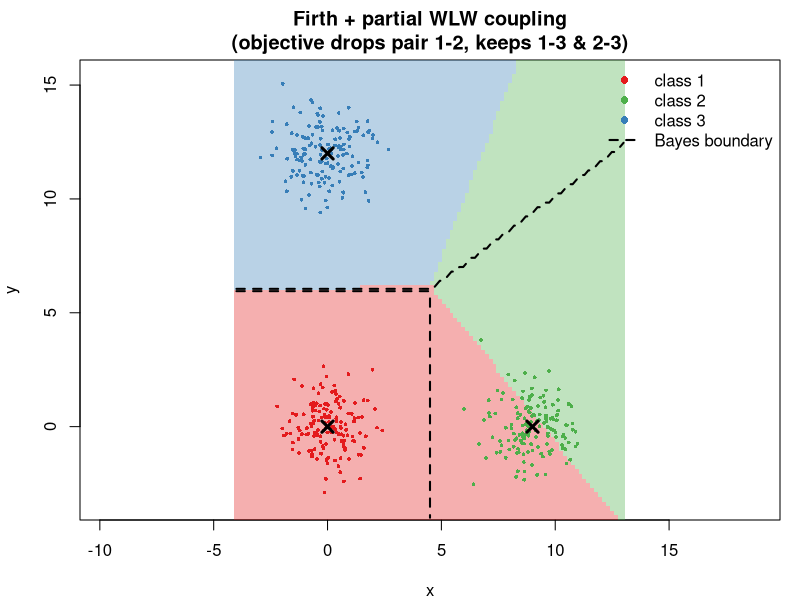
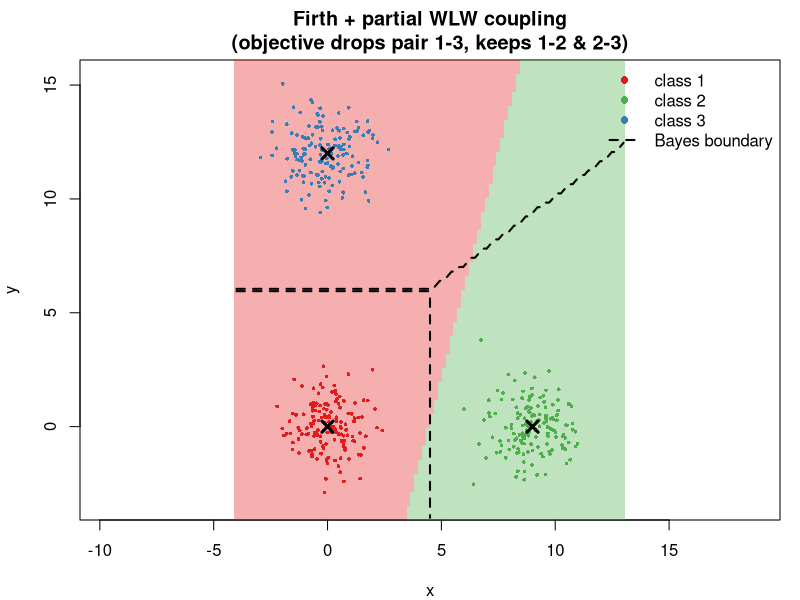
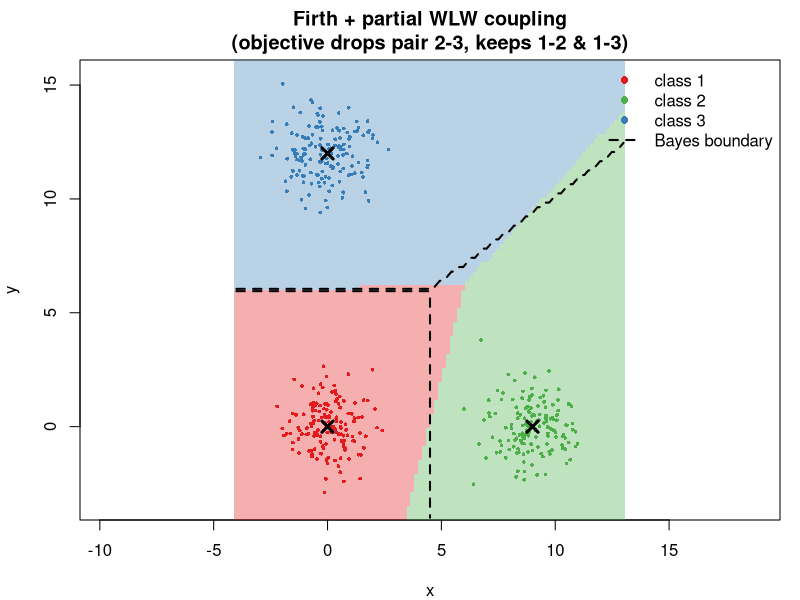
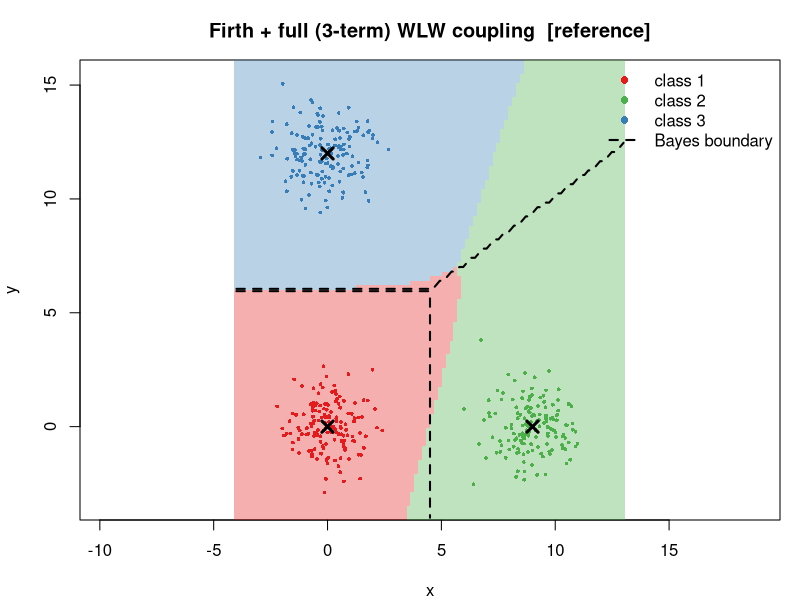

These charts were generated, in order, by the following R code:
# Firth logistic regression + PARTIAL Wu-Lin-Weng coupling.
#
# Same 3-class setup as three_class_firth_coupling.R (self-contained here):
# bivariate Normal classes, identity covariance, means forming a 9-12-15
# right triangle (right angle at class 1), with a pairwise Firth logistic
# fit for each of the 3 class pairs.
#
# The full WLW (2004) coupling finds p minimizing the least-squares
# objective built from ALL THREE pairwise terms:
#     L(p) = sum_{i<j} (r_ji*p_i - r_ij*p_j)^2      over (1,2), (1,3), (2,3)
#
# Here we instead build the objective from only TWO of those three terms
# -- "partial" coupling -- dropping one pairwise comparison entirely from
# the optimization (though all 3 Firth models are still fit; the dropped
# pair's classifier just never enters the coupling objective). There are
# 3 ways to pick 2 of 3 terms, i.e. 3 ways to choose which pair to drop:
#     drop (1,2): keep (1,3) and (2,3)
#     drop (1,3): keep (1,2) and (2,3)
#     drop (2,3): keep (1,2) and (1,3)
# We solve all three with the same fixed-point iteration WLW uses (it's a
# general quadratic-minimization-on-the-simplex solver; it doesn't care how
# Q was built), plot argmax decision regions for each, and overlay the true
# Bayes boundary plus the full (3-term) WLW result for reference.

set.seed(1)

## ---- 1. Class means: right triangle with sides 9, 12, 15 ------------------
mu1 <- c(0, 0)
mu2 <- c(9, 0)
mu3 <- c(0, 12)   # right angle at mu1; |mu2-mu3| = sqrt(9^2+12^2) = 15
means <- rbind(mu1, mu2, mu3)
rownames(means) <- paste0("class", 1:3)

## ---- 2. Sample data ---------------------------------------------------------
n <- 150   # points per class
sample_class <- function(mu, n) cbind(x = rnorm(n, mu[1], 1), y = rnorm(n, mu[2], 1))
X1 <- sample_class(mu1, n); X2 <- sample_class(mu2, n); X3 <- sample_class(mu3, n)
dat <- data.frame(
  x = c(X1[, 1], X2[, 1], X3[, 1]),
  y = c(X1[, 2], X2[, 2], X3[, 2]),
  class = factor(rep(1:3, each = n))
)

## ---- 3. Firth logistic regression (multi-dim design matrix) ---------------
firth_logistic <- function(X, y, tol = 1e-8, max_iter = 50) {
  X <- cbind(Intercept = 1, X)
  beta <- rep(0, ncol(X))
  for (i in 1:max_iter) {
    eta  <- as.vector(X %*% beta)
    p_i  <- plogis(eta)
    W    <- p_i * (1 - p_i)
    XtWX <- t(X) %*% (X * W)
    XtWX_inv <- solve(XtWX)
    h <- W * rowSums((X %*% XtWX_inv) * X)
    U_star <- t(X) %*% (y - p_i + h * (0.5 - p_i))
    step <- as.vector(XtWX_inv %*% U_star)
    beta <- beta + step
    if (max(abs(step)) < tol) break
  }
  list(beta = beta, n_iter = i)
}
## Raw linear score (log-odds of hi over lo), at full precision -- this is
## what predict_firth() below exponentiates via plogis(). Keeping it around
## unsaturated is what the partial-coupling closed form needs (see the note
## by wlw_partial below).
predict_firth_eta <- function(fit, Xnew) as.vector(cbind(1, Xnew) %*% fit$beta)
predict_firth <- function(fit, Xnew) plogis(predict_firth_eta(fit, Xnew))

## ---- 4. Fit one Firth model per class pair ---------------------------------
pairs <- combn(3, 2, simplify = FALSE)   # (1,2) (1,3) (2,3)
pair_fits <- list()
for (pr in pairs) {
  lo <- pr[1]; hi <- pr[2]
  sub <- dat[dat$class %in% c(lo, hi), ]
  Xp <- as.matrix(sub[, c("x", "y")])
  yp <- as.integer(sub$class == hi)
  fit <- firth_logistic(Xp, yp)
  pair_fits[[paste0(lo, "_", hi)]] <- fit
  cat(sprintf("Firth pair (%d,%d): beta = (%.4f, %.4f, %.4f), iters = %d\n",
              lo, hi, fit$beta[1], fit$beta[2], fit$beta[3], fit$n_iter))
}
cat("\n")

## Signed log-odds of class a over class b (a != b, either order) --
## positive favors a. Never saturates, unlike plogis() of this quantity.
log_odds <- function(a, b, Xnew) {
  lo <- min(a, b); hi <- max(a, b)
  fit <- pair_fits[[paste0(lo, "_", hi)]]
  eta <- predict_firth_eta(fit, Xnew)
  if (a == hi) eta else -eta
}

## Pr(class a | class a or b) -- used only by the full coupling below, where
## saturation is harmless.
pr_pair <- function(a, b, Xnew) plogis(log_odds(a, b, Xnew))

## ---- 5. Wu-Lin-Weng coupling, generalized to an arbitrary subset of pairs -
## `include`: a list of pairs, e.g. list(c(1,2), c(1,3)), that defines which
## terms of the least-squares objective L(p) = sum (r_ji p_i - r_ij p_j)^2
## are included. Passing all 3 pairs reproduces the original full WLW
## algorithm exactly; passing 2 gives the "partial" coupling used here.
wlw_couple_general <- function(r, include, max_iter = 200, eps = NULL) {
  k <- nrow(r)
  if (is.null(eps)) eps <- 0.005 / k
  Q <- matrix(0, k, k)
  for (pr in include) {
    a <- pr[1]; b <- pr[2]
    Q[a, a] <- Q[a, a] + r[b, a]^2
    Q[b, b] <- Q[b, b] + r[a, b]^2
    Q[a, b] <- Q[a, b] - r[b, a] * r[a, b]
    Q[b, a] <- Q[b, a] - r[a, b] * r[b, a]
  }
  p <- rep(1 / k, k)
  for (iter in 1:max_iter) {
    Qp  <- as.vector(Q %*% p)
    pQp <- sum(p * Qp)
    if (max(abs(Qp - pQp)) < eps) break
    for (t in 1:k) {
      if (Q[t, t] == 0) next   # class t not covered by any included pair
      diff  <- (-Qp[t] + pQp) / Q[t, t]
      p[t]  <- p[t] + diff
      pQp   <- (pQp + diff * (diff * Q[t, t] + 2 * Qp[t])) / (1 + diff)^2
      Qp    <- (Qp + diff * Q[t, ]) / (1 + diff)
      p     <- p / (1 + diff)
    }
  }
  p / sum(p)
}

all_pairs <- list(c(1, 2), c(1, 3), c(2, 3))
wlw_full   <- function(r) wlw_couple_general(r, all_pairs)

## Partial coupling (exactly 2 of the 3 pairs kept) has a closed form and
## doesn't need the iterative solver at all. With pair (i,j) dropped, the
## two kept pairs (i,k) and (j,k) share the third class k as a common "hub",
## so the objective splits into two INDEPENDENT squared terms -- one in
## (p_i, p_k), one in (p_j, p_k) -- each of which can be driven to exactly
## zero, giving p_i : p_j : p_k = exp(eta_ik) : exp(eta_jk) : 1, where
## eta_ik = log(p_i/p_k) is pair (i,k)'s signed log-odds. We compute this
## directly from the RAW log-odds (log_odds(), never saturated) via the
## standard softmax stabilization (subtract the max before exponentiating),
## rather than first collapsing each side to a probability via plogis() and
## then dividing: with means 9-15 units apart, plogis() of these log-odds
## rounds to exactly 1.0 (or 0.0) once the magnitude exceeds about 37, which
## discards exactly the information needed to tell which of i, j actually
## dominates far from class k -- that was the source of the earlier
## salt-and-pepper noise, not the iteration itself.
couple_predict_partial <- function(Xnew, i, j, k) {
  eta_i <- log_odds(i, k, Xnew)   # positive favors i over k
  eta_j <- log_odds(j, k, Xnew)   # positive favors j over k
  Pm <- matrix(0, nrow(Xnew), 3)
  for (row in seq_len(nrow(Xnew))) {
    L <- numeric(3)
    L[i] <- eta_i[row]; L[j] <- eta_j[row]; L[k] <- 0
    w <- exp(L - max(L))
    Pm[row, ] <- w / sum(w)
  }
  Pm
}
couple_predict_drop12 <- function(Xnew) couple_predict_partial(Xnew, i = 1, j = 2, k = 3)
couple_predict_drop13 <- function(Xnew) couple_predict_partial(Xnew, i = 1, j = 3, k = 2)
couple_predict_drop23 <- function(Xnew) couple_predict_partial(Xnew, i = 2, j = 3, k = 1)

## Clamp pairwise probabilities away from exactly 0/1 (well-separated Firth
## fits can underflow there, which would make some Q[t,t] exactly 0).
clamp01 <- function(p, eps = 1e-10) pmin(pmax(p, eps), 1 - eps)

couple_predict <- function(Xnew, couple_fn, pr_pair_fn = pr_pair) {
  r12 <- clamp01(pr_pair_fn(1, 2, Xnew)); r21 <- 1 - r12
  r13 <- clamp01(pr_pair_fn(1, 3, Xnew)); r31 <- 1 - r13
  r23 <- clamp01(pr_pair_fn(2, 3, Xnew)); r32 <- 1 - r23
  Pm <- matrix(0, nrow(Xnew), 3)
  for (i in seq_len(nrow(Xnew))) {
    r <- matrix(0, 3, 3)
    r[1, 2] <- r12[i]; r[2, 1] <- r21[i]
    r[1, 3] <- r13[i]; r[3, 1] <- r31[i]
    r[2, 3] <- r23[i]; r[3, 2] <- r32[i]
    Pm[i, ] <- couple_fn(r)
  }
  Pm
}

## ---- 6. Exact Bayes-optimal classifier from the TRUE generating model -----
bayes_predict <- function(Xnew) {
  D <- cbind(
    rowSums((Xnew - matrix(mu1, nrow(Xnew), 2, byrow = TRUE))^2),
    rowSums((Xnew - matrix(mu2, nrow(Xnew), 2, byrow = TRUE))^2),
    rowSums((Xnew - matrix(mu3, nrow(Xnew), 2, byrow = TRUE))^2)
  )
  logf <- -0.5 * D
  m <- apply(logf, 1, max)
  ex <- exp(logf - m)
  ex / rowSums(ex)
}

## ---- 7. Validate on the training data --------------------------------------
Xtr <- as.matrix(dat[, c("x", "y")])
acc <- function(P) mean(max.col(P) == as.integer(dat$class))

Ptr_full   <- couple_predict(Xtr, wlw_full)
Ptr_drop12 <- couple_predict_drop12(Xtr)
Ptr_drop13 <- couple_predict_drop13(Xtr)
Ptr_drop23 <- couple_predict_drop23(Xtr)
Ptr_bayes  <- bayes_predict(Xtr)

cat(sprintf(paste0("Training accuracy -- full WLW: %.1f%%   drop(1,2): %.1f%%   ",
                    "drop(1,3): %.1f%%   drop(2,3): %.1f%%   Bayes: %.1f%%\n\n"),
            100 * acc(Ptr_full), 100 * acc(Ptr_drop12),
            100 * acc(Ptr_drop13), 100 * acc(Ptr_drop23), 100 * acc(Ptr_bayes)))

## ---- 8. Grid over the rectangle bounding the three means -------------------
margin <- 4
gx <- seq(min(means[, 1]) - margin, max(means[, 1]) + margin, length.out = 100)
gy <- seq(min(means[, 2]) - margin, max(means[, 2]) + margin, length.out = 100)
grid <- expand.grid(x = gx, y = gy)
Xg <- as.matrix(grid)
nx <- length(gx); ny <- length(gy)

grid$pred_full   <- max.col(couple_predict(Xg, wlw_full))
grid$pred_drop12 <- max.col(couple_predict_drop12(Xg))
grid$pred_drop13 <- max.col(couple_predict_drop13(Xg))
grid$pred_drop23 <- max.col(couple_predict_drop23(Xg))
grid$pred_bayes  <- max.col(bayes_predict(Xg))

add_bayes_boundary <- function() {
  contour(gx, gy, matrix(grid$pred_bayes, nx, ny), levels = c(1.5, 2.5),
          add = TRUE, drawlabels = FALSE, lwd = 2, lty = 2, col = "black")
}

## ---- 9. Visualize: argmax regions for the 3 partial-coupling variants -----
## (plus the full 3-term WLW coupling as a reference panel)
dir <- path.expand(".")
class_cols <- c("#e41a1c", "#4daf4a", "#377eb8")   # red, green, blue

plot_argmax <- function(pred_col, title, file_stub) {
  png(file.path(dir, file_stub), width = 7, height = 6, units = "in", res = 150)
  par(mar = c(4, 4, 3, 1))
  image(gx, gy, matrix(pred_col, nx, ny),
        col = adjustcolor(class_cols, alpha.f = 0.35), breaks = c(0.5, 1.5, 2.5, 3.5),
        xlab = "x", ylab = "y", asp = 1, main = title)
  points(dat$x, dat$y, col = class_cols[dat$class], pch = 16, cex = 0.5)
  points(means[, 1], means[, 2], pch = 4, lwd = 3, cex = 1.5)
  add_bayes_boundary()
  legend("topright", bty = "n", legend = c(paste("class", 1:3), "Bayes boundary"),
         col = c(class_cols, "black"), pch = c(16, 16, 16, NA), lty = c(NA, NA, NA, 2), lwd = 2)
  invisible(dev.off())
  cat("Wrote", file.path(dir, file_stub), "\n")
}

plot_argmax(grid$pred_drop12,
            "Firth + partial WLW coupling\n(objective drops pair 1-2, keeps 1-3 & 2-3)",
            "three_class_firth_partial_wlw_drop12_argmax.png")
plot_argmax(grid$pred_drop13,
            "Firth + partial WLW coupling\n(objective drops pair 1-3, keeps 1-2 & 2-3)",
            "three_class_firth_partial_wlw_drop13_argmax.png")
plot_argmax(grid$pred_drop23,
            "Firth + partial WLW coupling\n(objective drops pair 2-3, keeps 1-2 & 1-3)",
            "three_class_firth_partial_wlw_drop23_argmax.png")
plot_argmax(grid$pred_full,
            "Firth + full (3-term) WLW coupling  [reference]",
            "three_class_firth_full_wlw_argmax_reference.png")
